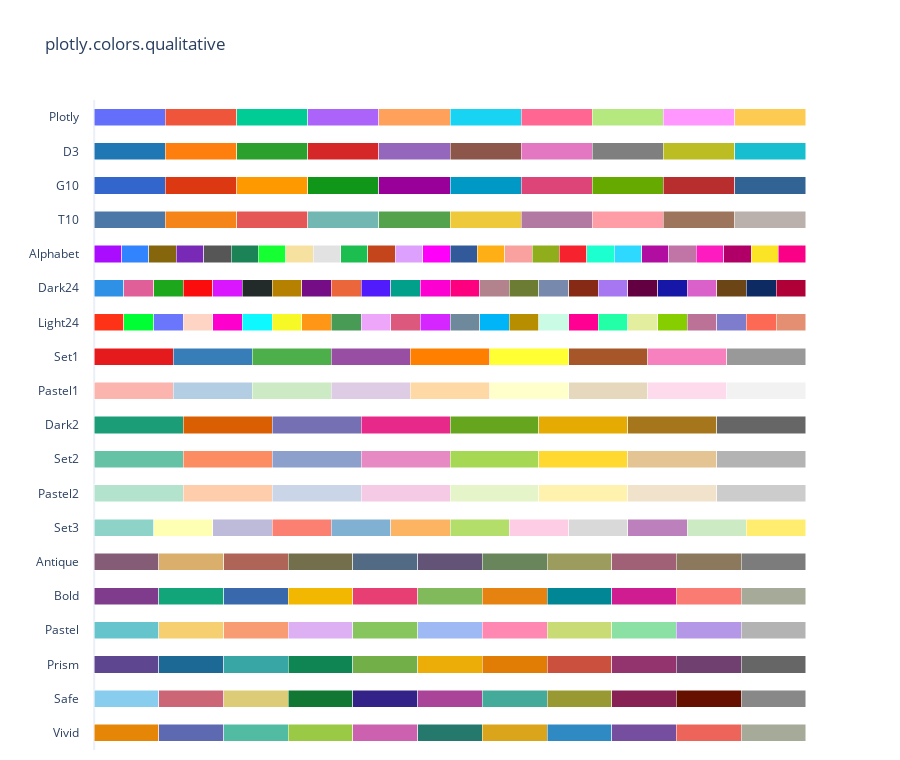

Notebook source saved alongside this figure:
### Code cell
import matplotlib.pyplot as plt
import seaborn as sns

import plotly.express as px
import plotly.io as pio
import plotly.graph_objects as go
from plotly.subplots import make_subplots

pd.options.plotting.backend = "plotly"
pio.templates.default = 'plotly_white'


class matplotlib_backend:
    def __enter__(self):
        self.original_backend = pd.options.plotting.backend
        pd.options.plotting.backend = "matplotlib"

    def __exit__(self, exc_type, exc_val, exc_tb):
        pd.options.plotting.backend = self.original_backend


px.colors.qualitative.swatches()

### Figure 1 — Plotly figure (JSON) as saved in the notebook; plotly's stock layout.template omitted (floating-point values rounded to 4 significant figures)
{"data": [{"customdata": [0, 1, 2, 3, 4, 5, 6, 7, 8, 9, 10], "hovertemplate": "%{y}[%{customdata}] = %{marker.color}<extra></extra>", "marker": {"color": ["rgb(229, 134, 6)", "rgb(93, 105, 177)", "rgb(82, 188, 163)", "rgb(153, 201, 69)", "rgb(204, 97, 176)", "rgb(36, 121, 108)", "rgb(218, 165, 27)", "rgb(47, 138, 196)", "rgb(118, 78, 159)", "rgb(237, 100, 90)", "rgb(165, 170, 153)"]}, "orientation": "h", "type": "bar", "x": [1, 1, 1, 1, 1, 1, 1, 1, 1, 1, 1], "y": ["Vivid", "Vivid", "Vivid", "Vivid", "Vivid", "Vivid", "Vivid", "Vivid", "Vivid", "Vivid", "Vivid"]}, {"customdata": [0, 1, 2, 3, 4, 5, 6, 7, 8, 9, 10], "hovertemplate": "%{y}[%{customdata}] = %{marker.color}<extra></extra>", "marker": {"color": ["rgb(136, 204, 238)", "rgb(204, 102, 119)", "rgb(221, 204, 119)", "rgb(17, 119, 51)", "rgb(51, 34, 136)", "rgb(170, 68, 153)", "rgb(68, 170, 153)", "rgb(153, 153, 51)", "rgb(136, 34, 85)", "rgb(102, 17, 0)", "rgb(136, 136, 136)"]}, "orientation": "h", "type": "bar", "x": [1, 1, 1, 1, 1, 1, 1, 1, 1, 1, 1], "y": ["Safe", "Safe", "Safe", "Safe", "Safe", "Safe", "Safe", "Safe", "Safe", "Safe", "Safe"]}, {"customdata": [0, 1, 2, 3, 4, 5, 6, 7, 8, 9, 10], "hovertemplate": "%{y}[%{customdata}] = %{marker.color}<extra></extra>", "marker": {"color": ["rgb(95, 70, 144)", "rgb(29, 105, 150)", "rgb(56, 166, 165)", "rgb(15, 133, 84)", "rgb(115, 175, 72)", "rgb(237, 173, 8)", "rgb(225, 124, 5)", "rgb(204, 80, 62)", "rgb(148, 52, 110)", "rgb(111, 64, 112)", "rgb(102, 102, 102)"]}, "orientation": "h", "type": "bar", "x": [1, 1, 1, 1, 1, 1, 1, 1, 1, 1, 1], "y": ["Prism", "Prism", "Prism", "Prism", "Prism", "Prism", "Prism", "Prism", "Prism", "Prism", "Prism"]}, {"customdata": [0, 1, 2, 3, 4, 5, 6, 7, 8, 9, 10], "hovertemplate": "%{y}[%{customdata}] = %{marker.color}<extra></extra>", "marker": {"color": ["rgb(102, 197, 204)", "rgb(246, 207, 113)", "rgb(248, 156, 116)", "rgb(220, 176, 242)", "rgb(135, 197, 95)", "rgb(158, 185, 243)", "rgb(254, 136, 177)", "rgb(201, 219, 116)", "rgb(139, 224, 164)", "rgb(180, 151, 231)", "rgb(179, 179, 179)"]}, "orientation": "h", "type": "bar", "x": [1, 1, 1, 1, 1, 1, 1, 1, 1, 1, 1], "y": ["Pastel", "Pastel", "Pastel", "Pastel", "Pastel", "Pastel", "Pastel", "Pastel", "Pastel", "Pastel", "Pastel"]}, {"customdata": [0, 1, 2, 3, 4, 5, 6, 7, 8, 9, 10], "hovertemplate": "%{y}[%{customdata}] = %{marker.color}<extra></extra>", "marker": {"color": ["rgb(127, 60, 141)", "rgb(17, 165, 121)", "rgb(57, 105, 172)", "rgb(242, 183, 1)", "rgb(231, 63, 116)", "rgb(128, 186, 90)", "rgb(230, 131, 16)", "rgb(0, 134, 149)", "rgb(207, 28, 144)", "rgb(249, 123, 114)", "rgb(165, 170, 153)"]}, "orientation": "h", "type": "bar", "x": [1, 1, 1, 1, 1, 1, 1, 1, 1, 1, 1], "y": ["Bold", "Bold", "Bold", "Bold", "Bold", "Bold", "Bold", "Bold", "Bold", "Bold", "Bold"]}, {"customdata": [0, 1, 2, 3, 4, 5, 6, 7, 8, 9, 10], "hovertemplate": "%{y}[%{customdata}] = %{marker.color}<extra></extra>", "marker": {"color": ["rgb(133, 92, 117)", "rgb(217, 175, 107)", "rgb(175, 100, 88)", "rgb(115, 111, 76)", "rgb(82, 106, 131)", "rgb(98, 83, 119)", "rgb(104, 133, 92)", "rgb(156, 156, 94)", "rgb(160, 97, 119)", "rgb(140, 120, 93)", "rgb(124, 124, 124)"]}, "orientation": "h", "type": "bar", "x": [1, 1, 1, 1, 1, 1, 1, 1, 1, 1, 1], "y": ["Antique", "Antique", "Antique", "Antique", "Antique", "Antique", "Antique", "Antique", "Antique", "Antique", "Antique"]}, {"customdata": [0, 1, 2, 3, 4, 5, 6, 7, 8, 9, 10, 11], "hovertemplate": "%{y}[%{customdata}] = %{marker.color}<extra></extra>", "marker": {"color": ["rgb(141,211,199)", "rgb(255,255,179)", "rgb(190,186,218)", "rgb(251,128,114)", "rgb(128,177,211)", "rgb(253,180,98)", "rgb(179,222,105)", "rgb(252,205,229)", "rgb(217,217,217)", "rgb(188,128,189)", "rgb(204,235,197)", "rgb(255,237,111)"]}, "orientation": "h", "type": "bar", "x": [1, 1, 1, 1, 1, 1, 1, 1, 1, 1, 1, 1], "y": ["Set3", "Set3", "Set3", "Set3", "Set3", "Set3", "Set3", "Set3", "Set3", "Set3", "Set3", "Set3"]}, {"customdata": [0, 1, 2, 3, 4, 5, 6, 7], "hovertemplate": "%{y}[%{customdata}] = %{marker.color}<extra></extra>", "marker": {"color": ["rgb(179,226,205)", "rgb(253,205,172)", "rgb(203,213,232)", "rgb(244,202,228)", "rgb(230,245,201)", "rgb(255,242,174)", "rgb(241,226,204)", "rgb(204,204,204)"]}, "orientation": "h", "type": "bar", "x": [1, 1, 1, 1, 1, 1, 1, 1], "y": ["Pastel2", "Pastel2", "Pastel2", "Pastel2", "Pastel2", "Pastel2", "Pastel2", "Pastel2"]}, {"customdata": [0, 1, 2, 3, 4, 5, 6, 7], "hovertemplate": "%{y}[%{customdata}] = %{marker.color}<extra></extra>", "marker": {"color": ["rgb(102,194,165)", "rgb(252,141,98)", "rgb(141,160,203)", "rgb(231,138,195)", "rgb(166,216,84)", "rgb(255,217,47)", "rgb(229,196,148)", "rgb(179,179,179)"]}, "orientation": "h", "type": "bar", "x": [1, 1, 1, 1, 1, 1, 1, 1], "y": ["Set2", "Set2", "Set2", "Set2", "Set2", "Set2", "Set2", "Set2"]}, {"customdata": [0, 1, 2, 3, 4, 5, 6, 7], "hovertemplate": "%{y}[%{customdata}] = %{marker.color}<extra></extra>", "marker": {"color": ["rgb(27,158,119)", "rgb(217,95,2)", "rgb(117,112,179)", "rgb(231,41,138)", "rgb(102,166,30)", "rgb(230,171,2)", "rgb(166,118,29)", "rgb(102,102,102)"]}, "orientation": "h", "type": "bar", "x": [1, 1, 1, 1, 1, 1, 1, 1], "y": ["Dark2", "Dark2", "Dark2", "Dark2", "Dark2", "Dark2", "Dark2", "Dark2"]}, {"customdata": [0, 1, 2, 3, 4, 5, 6, 7, 8], "hovertemplate": "%{y}[%{customdata}] = %{marker.color}<extra></extra>", "marker": {"color": ["rgb(251,180,174)", "rgb(179,205,227)", "rgb(204,235,197)", "rgb(222,203,228)", "rgb(254,217,166)", "rgb(255,255,204)", "rgb(229,216,189)", "rgb(253,218,236)", "rgb(242,242,242)"]}, "orientation": "h", "type": "bar", "x": [1, 1, 1, 1, 1, 1, 1, 1, 1], "y": ["Pastel1", "Pastel1", "Pastel1", "Pastel1", "Pastel1", "Pastel1", "Pastel1", "Pastel1", "Pastel1"]}, {"customdata": [0, 1, 2, 3, 4, 5, 6, 7, 8], "hovertemplate": "%{y}[%{customdata}] = %{marker.color}<extra></extra>", "marker": {"color": ["rgb(228,26,28)", "rgb(55,126,184)", "rgb(77,175,74)", "rgb(152,78,163)", "rgb(255,127,0)", "rgb(255,255,51)", "rgb(166,86,40)", "rgb(247,129,191)", "rgb(153,153,153)"]}, "orientation": "h", "type": "bar", "x": [1, 1, 1, 1, 1, 1, 1, 1, 1], "y": ["Set1", "Set1", "Set1", "Set1", "Set1", "Set1", "Set1", "Set1", "Set1"]}, {"customdata": [0, 1, 2, 3, 4, 5, 6, 7, 8, 9, 10, 11, 12, 13, 14, 15, 16, 17, 18, 19, 20, 21, 22, 23], "hovertemplate": "%{y}[%{customdata}] = %{marker.color}<extra></extra>", "marker": {"color": ["#FD3216", "#00FE35", "#6A76FC", "#FED4C4", "#FE00CE", "#0DF9FF", "#F6F926", "#FF9616", "#479B55", "#EEA6FB", "#DC587D", "#D626FF", "#6E899C", "#00B5F7", "#B68E00", "#C9FBE5", "#FF0092", "#22FFA7", "#E3EE9E", "#86CE00", "#BC7196", "#7E7DCD", "#FC6955", "#E48F72"]}, "orientation": "h", "type": "bar", "x": [1, 1, 1, 1, 1, 1, 1, 1, 1, 1, 1, 1, 1, 1, 1, 1, 1, 1, 1, 1, 1, 1, 1, 1], "y": ["Light24", "Light24", "Light24", "Light24", "Light24", "Light24", "Light24", "Light24", "Light24", "Light24", "Light24", "Light24", "Light24", "Light24", "Light24", "Light24", "Light24", "Light24", "Light24", "Light24", "Light24", "Light24", "Light24", "Light24"]}, {"customdata": [0, 1, 2, 3, 4, 5, 6, 7, 8, 9, 10, 11, 12, 13, 14, 15, 16, 17, 18, 19, 20, 21, 22, 23], "hovertemplate": "%{y}[%{customdata}] = %{marker.color}<extra></extra>", "marker": {"color": ["#2E91E5", "#E15F99", "#1CA71C", "#FB0D0D", "#DA16FF", "#222A2A", "#B68100", "#750D86", "#EB663B", "#511CFB", "#00A08B", "#FB00D1", "#FC0080", "#B2828D", "#6C7C32", "#778AAE", "#862A16", "#A777F1", "#620042", "#1616A7", "#DA60CA", "#6C4516", "#0D2A63", "#AF0038"]}, "orientation": "h", "type": "bar", "x": [1, 1, 1, 1, 1, 1, 1, 1, 1, 1, 1, 1, 1, 1, 1, 1, 1, 1, 1, 1, 1, 1, 1, 1], "y": ["Dark24", "Dark24", "Dark24", "Dark24", "Dark24", "Dark24", "Dark24", "Dark24", "Dark24", "Dark24", "Dark24", "Dark24", "Dark24", "Dark24", "Dark24", "Dark24", "Dark24", "Dark24", "Dark24", "Dark24", "Dark24", "Dark24", "Dark24", "Dark24"]}, {"customdata": [0, 1, 2, 3, 4, 5, 6, 7, 8, 9, 10, 11, 12, 13, 14, 15, 16, 17, 18, 19, 20, 21, 22, 23, 24, 25], "hovertemplate": "%{y}[%{customdata}] = %{marker.color}<extra></extra>", "marker": {"color": ["#AA0DFE", "#3283FE", "#85660D", "#782AB6", "#565656", "#1C8356", "#16FF32", "#F7E1A0", "#E2E2E2", "#1CBE4F", "#C4451C", "#DEA0FD", "#FE00FA", "#325A9B", "#FEAF16", "#F8A19F", "#90AD1C", "#F6222E", "#1CFFCE", "#2ED9FF", "#B10DA1", "#C075A6", "#FC1CBF", "#B00068", "#FBE426", "#FA0087"]}, "orientation": "h", "type": "bar", "x": [1, 1, 1, 1, 1, 1, 1, 1, 1, 1, 1, 1, 1, 1, 1, 1, 1, 1, 1, 1, 1, 1, 1, 1, 1, 1], "y": ["Alphabet", "Alphabet", "Alphabet", "Alphabet", "Alphabet", "Alphabet", "Alphabet", "Alphabet", "Alphabet", "Alphabet", "Alphabet", "Alphabet", "Alphabet", "Alphabet", "Alphabet", "Alphabet", "Alphabet", "Alphabet", "Alphabet", "Alphabet", "Alphabet", "Alphabet", "Alphabet", "Alphabet", "Alphabet", "Alphabet"]}, {"customdata": [0, 1, 2, 3, 4, 5, 6, 7, 8, 9], "hovertemplate": "%{y}[%{customdata}] = %{marker.color}<extra></extra>", "marker": {"color": ["#4C78A8", "#F58518", "#E45756", "#72B7B2", "#54A24B", "#EECA3B", "#B279A2", "#FF9DA6", "#9D755D", "#BAB0AC"]}, "orientation": "h", "type": "bar", "x": [1, 1, 1, 1, 1, 1, 1, 1, 1, 1], "y": ["T10", "T10", "T10", "T10", "T10", "T10", "T10", "T10", "T10", "T10"]}, {"customdata": [0, 1, 2, 3, 4, 5, 6, 7, 8, 9], "hovertemplate": "%{y}[%{customdata}] = %{marker.color}<extra></extra>", "marker": {"color": ["#3366CC", "#DC3912", "#FF9900", "#109618", "#990099", "#0099C6", "#DD4477", "#66AA00", "#B82E2E", "#316395"]}, "orientation": "h", "type": "bar", "x": [1, 1, 1, 1, 1, 1, 1, 1, 1, 1], "y": ["G10", "G10", "G10", "G10", "G10", "G10", "G10", "G10", "G10", "G10"]}, {"customdata": [0, 1, 2, 3, 4, 5, 6, 7, 8, 9], "hovertemplate": "%{y}[%{customdata}] = %{marker.color}<extra></extra>", "marker": {"color": ["#1F77B4", "#FF7F0E", "#2CA02C", "#D62728", "#9467BD", "#8C564B", "#E377C2", "#7F7F7F", "#BCBD22", "#17BECF"]}, "orientation": "h", "type": "bar", "x": [1, 1, 1, 1, 1, 1, 1, 1, 1, 1], "y": ["D3", "D3", "D3", "D3", "D3", "D3", "D3", "D3", "D3", "D3"]}, {"customdata": [0, 1, 2, 3, 4, 5, 6, 7, 8, 9], "hovertemplate": "%{y}[%{customdata}] = %{marker.color}<extra></extra>", "marker": {"color": ["#636EFA", "#EF553B", "#00CC96", "#AB63FA", "#FFA15A", "#19D3F3", "#FF6692", "#B6E880", "#FF97FF", "#FECB52"]}, "orientation": "h", "type": "bar", "x": [1, 1, 1, 1, 1, 1, 1, 1, 1, 1], "y": ["Plotly", "Plotly", "Plotly", "Plotly", "Plotly", "Plotly", "Plotly", "Plotly", "Plotly", "Plotly"]}], "layout": {"bargap": 0.5, "barmode": "stack", "barnorm": "fraction", "height": 760, "margin": {"b": 10}, "showlegend": false, "title": {"text": "plotly.colors.qualitative"}, "xaxis": {"range": [-0.02, 1.02], "showgrid": false, "showticklabels": false}}}
